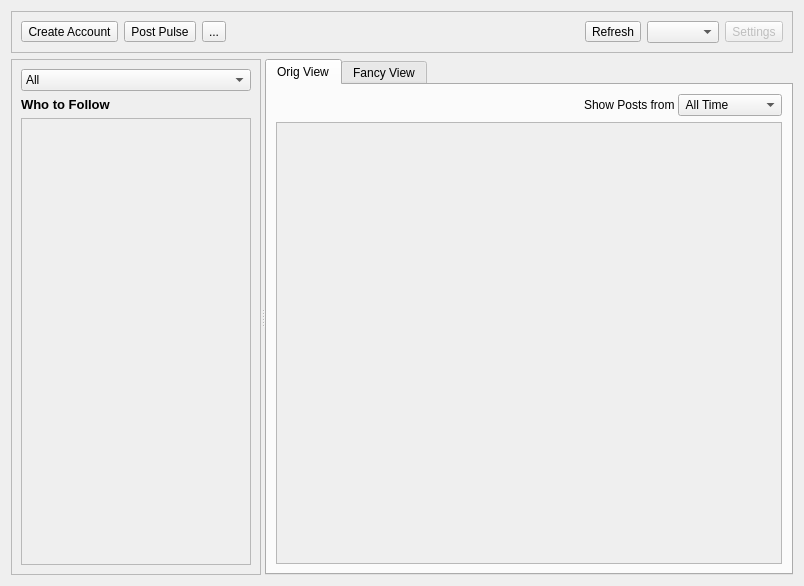
<?xml version="1.0" encoding="UTF-8"?>
<ui version="4.0">
 <class>WireDialog</class>
 <widget class="QWidget" name="WireDialog">
  <property name="geometry">
   <rect>
    <x>0</x>
    <y>0</y>
    <width>804</width>
    <height>586</height>
   </rect>
  </property>
  <property name="sizePolicy">
   <sizepolicy hsizetype="Preferred" vsizetype="Preferred">
    <horstretch>0</horstretch>
    <verstretch>0</verstretch>
   </sizepolicy>
  </property>
  <property name="windowTitle">
   <string/>
  </property>
  <layout class="QVBoxLayout" name="verticalLayout_5">
   <item>
    <widget class="QFrame" name="frame_toolbar">
     <property name="sizePolicy">
      <sizepolicy hsizetype="Preferred" vsizetype="Preferred">
       <horstretch>0</horstretch>
       <verstretch>1</verstretch>
      </sizepolicy>
     </property>
     <property name="frameShape">
      <enum>QFrame::StyledPanel</enum>
     </property>
     <property name="frameShadow">
      <enum>QFrame::Raised</enum>
     </property>
     <layout class="QHBoxLayout" name="horizontalLayout">
      <item>
       <widget class="QToolButton" name="toolButton_createAccount">
        <property name="text">
         <string>Create Account</string>
        </property>
        <property name="icon">
         <iconset resource="../icons.qrc">
          <normaloff>:/icons/png/add.png</normaloff>:/icons/png/add.png</iconset>
        </property>
        <property name="toolButtonStyle">
         <enum>Qt::ToolButtonTextBesideIcon</enum>
        </property>
       </widget>
      </item>
      <item>
       <widget class="QToolButton" name="toolButton_createPulse">
        <property name="text">
         <string>Post Pulse</string>
        </property>
        <property name="icon">
         <iconset resource="TheWire_images.qrc">
          <normaloff>:/images/compose.png</normaloff>:/images/compose.png</iconset>
        </property>
        <property name="toolButtonStyle">
         <enum>Qt::ToolButtonTextBesideIcon</enum>
        </property>
       </widget>
      </item>
      <item>
       <widget class="QToolButton" name="toolButton_5">
        <property name="text">
         <string>...</string>
        </property>
       </widget>
      </item>
      <item>
       <spacer name="horizontalSpacer">
        <property name="orientation">
         <enum>Qt::Horizontal</enum>
        </property>
        <property name="sizeHint" stdset="0">
         <size>
          <width>296</width>
          <height>20</height>
         </size>
        </property>
       </spacer>
      </item>
      <item>
       <widget class="QToolButton" name="toolButton_refresh">
        <property name="text">
         <string>Refresh</string>
        </property>
       </widget>
      </item>
      <item>
       <widget class="QComboBox" name="groupChooser"/>
      </item>
      <item>
       <widget class="QToolButton" name="toolButton_Settings">
        <property name="enabled">
         <bool>false</bool>
        </property>
        <property name="text">
         <string>Settings</string>
        </property>
       </widget>
      </item>
     </layout>
    </widget>
   </item>
   <item>
    <widget class="QSplitter" name="splitter">
     <property name="sizePolicy">
      <sizepolicy hsizetype="Expanding" vsizetype="Preferred">
       <horstretch>0</horstretch>
       <verstretch>100</verstretch>
      </sizepolicy>
     </property>
     <property name="orientation">
      <enum>Qt::Horizontal</enum>
     </property>
     <widget class="QFrame" name="frame">
      <property name="sizePolicy">
       <sizepolicy hsizetype="Preferred" vsizetype="Preferred">
        <horstretch>1</horstretch>
        <verstretch>0</verstretch>
       </sizepolicy>
      </property>
      <property name="minimumSize">
       <size>
        <width>250</width>
        <height>0</height>
       </size>
      </property>
      <property name="maximumSize">
       <size>
        <width>400</width>
        <height>16777215</height>
       </size>
      </property>
      <property name="frameShape">
       <enum>QFrame::StyledPanel</enum>
      </property>
      <property name="frameShadow">
       <enum>QFrame::Raised</enum>
      </property>
      <layout class="QVBoxLayout" name="verticalLayout">
       <item>
        <widget class="QComboBox" name="comboBox_groupSet">
         <item>
          <property name="text">
           <string>All</string>
          </property>
         </item>
         <item>
          <property name="text">
           <string>Yourself</string>
          </property>
         </item>
         <item>
          <property name="text">
           <string>Following</string>
          </property>
         </item>
         <item>
          <property name="text">
           <string>Others</string>
          </property>
         </item>
        </widget>
       </item>
       <item>
        <widget class="QLabel" name="followLabel">
         <property name="font">
          <font>
           <pointsize>10</pointsize>
           <weight>75</weight>
           <bold>true</bold>
          </font>
         </property>
         <property name="text">
          <string>Who to Follow</string>
         </property>
        </widget>
       </item>
       <item>
        <widget class="QScrollArea" name="scrollArea_2">
         <property name="widgetResizable">
          <bool>true</bool>
         </property>
         <widget class="QWidget" name="scrollAreaWidgetContents_groups">
          <property name="geometry">
           <rect>
            <x>0</x>
            <y>0</y>
            <width>228</width>
            <height>421</height>
           </rect>
          </property>
          <layout class="QVBoxLayout" name="verticalLayout_4">
           <item>
            <spacer name="verticalSpacer_2">
             <property name="orientation">
              <enum>Qt::Vertical</enum>
             </property>
             <property name="sizeHint" stdset="0">
              <size>
               <width>20</width>
               <height>116</height>
              </size>
             </property>
            </spacer>
           </item>
          </layout>
         </widget>
        </widget>
       </item>
      </layout>
     </widget>
     <widget class="QTabWidget" name="tabWidget">
      <property name="sizePolicy">
       <sizepolicy hsizetype="Preferred" vsizetype="Preferred">
        <horstretch>3</horstretch>
        <verstretch>0</verstretch>
       </sizepolicy>
      </property>
      <property name="currentIndex">
       <number>0</number>
      </property>
      <widget class="QWidget" name="tabWidget_Page1" native="true">
       <attribute name="title">
        <string>Orig View</string>
       </attribute>
       <layout class="QVBoxLayout" name="verticalLayout_3">
        <item>
         <widget class="QWidget" name="widget_range" native="true">
          <layout class="QHBoxLayout" name="horizontalLayout_2">
           <property name="spacing">
            <number>0</number>
           </property>
           <property name="leftMargin">
            <number>0</number>
           </property>
           <property name="topMargin">
            <number>0</number>
           </property>
           <property name="rightMargin">
            <number>0</number>
           </property>
           <property name="bottomMargin">
            <number>0</number>
           </property>
           <item>
            <spacer name="horizontalSpacer_2">
             <property name="orientation">
              <enum>Qt::Horizontal</enum>
             </property>
             <property name="sizeHint" stdset="0">
              <size>
               <width>40</width>
               <height>20</height>
              </size>
             </property>
            </spacer>
           </item>
           <item>
            <widget class="QLabel" name="label_3">
             <property name="sizePolicy">
              <sizepolicy hsizetype="Preferred" vsizetype="Preferred">
               <horstretch>0</horstretch>
               <verstretch>0</verstretch>
              </sizepolicy>
             </property>
             <property name="text">
              <string>Show Posts from </string>
             </property>
            </widget>
           </item>
           <item>
            <widget class="QComboBox" name="comboBox_filterTime">
             <property name="sizePolicy">
              <sizepolicy hsizetype="Preferred" vsizetype="Fixed">
               <horstretch>0</horstretch>
               <verstretch>0</verstretch>
              </sizepolicy>
             </property>
             <item>
              <property name="text">
               <string> All Time</string>
              </property>
             </item>
             <item>
              <property name="text">
               <string>Last 24 hours</string>
              </property>
             </item>
             <item>
              <property name="text">
               <string>Last 7 days</string>
              </property>
             </item>
             <item>
              <property name="text">
               <string>Last 30 days</string>
              </property>
             </item>
            </widget>
           </item>
          </layout>
         </widget>
        </item>
        <item>
         <widget class="QScrollArea" name="scrollArea">
          <property name="widgetResizable">
           <bool>true</bool>
          </property>
          <property name="alignment">
           <set>Qt::AlignBottom|Qt::AlignLeading|Qt::AlignLeft</set>
          </property>
          <widget class="QWidget" name="scrollAreaWidgetContents">
           <property name="geometry">
            <rect>
             <x>0</x>
             <y>0</y>
             <width>508</width>
             <height>435</height>
            </rect>
           </property>
           <property name="styleSheet">
            <string notr="true">QWidget#scrollAreaWidgetContents{border: none;}</string>
           </property>
           <layout class="QVBoxLayout" name="verticalLayout_2">
            <property name="spacing">
             <number>0</number>
            </property>
            <property name="leftMargin">
             <number>0</number>
            </property>
            <property name="topMargin">
             <number>0</number>
            </property>
            <property name="rightMargin">
             <number>0</number>
            </property>
            <property name="bottomMargin">
             <number>0</number>
            </property>
            <item>
             <spacer name="verticalSpacer">
              <property name="orientation">
               <enum>Qt::Vertical</enum>
              </property>
              <property name="sizeHint" stdset="0">
               <size>
                <width>20</width>
                <height>40</height>
               </size>
              </property>
             </spacer>
            </item>
           </layout>
          </widget>
         </widget>
        </item>
       </layout>
      </widget>
      <widget class="QWidget" name="tab">
       <attribute name="title">
        <string>Fancy View</string>
       </attribute>
       <layout class="QVBoxLayout" name="verticalLayout_7">
        <item>
         <widget class="QScrollArea" name="scrollArea_3">
          <property name="widgetResizable">
           <bool>true</bool>
          </property>
          <property name="alignment">
           <set>Qt::AlignBottom|Qt::AlignLeading|Qt::AlignLeft</set>
          </property>
          <widget class="QWidget" name="scrollAreaWidgetContents_2">
           <property name="geometry">
            <rect>
             <x>0</x>
             <y>0</y>
             <width>508</width>
             <height>466</height>
            </rect>
           </property>
           <property name="styleSheet">
            <string notr="true">QWidget#scrollAreaWidgetContents{border: none;}</string>
           </property>
           <layout class="QVBoxLayout" name="verticalLayout_6">
            <property name="spacing">
             <number>0</number>
            </property>
            <property name="leftMargin">
             <number>0</number>
            </property>
            <property name="topMargin">
             <number>0</number>
            </property>
            <property name="rightMargin">
             <number>0</number>
            </property>
            <property name="bottomMargin">
             <number>0</number>
            </property>
            <item>
             <spacer name="verticalSpacer_3">
              <property name="orientation">
               <enum>Qt::Vertical</enum>
              </property>
              <property name="sizeHint" stdset="0">
               <size>
                <width>20</width>
                <height>40</height>
               </size>
              </property>
             </spacer>
            </item>
           </layout>
          </widget>
         </widget>
        </item>
       </layout>
      </widget>
     </widget>
    </widget>
   </item>
  </layout>
 </widget>
 <resources>
  <include location="TheWire_images.qrc"/>
  <include location="../icons.qrc"/>
 </resources>
 <connections/>
</ui>
